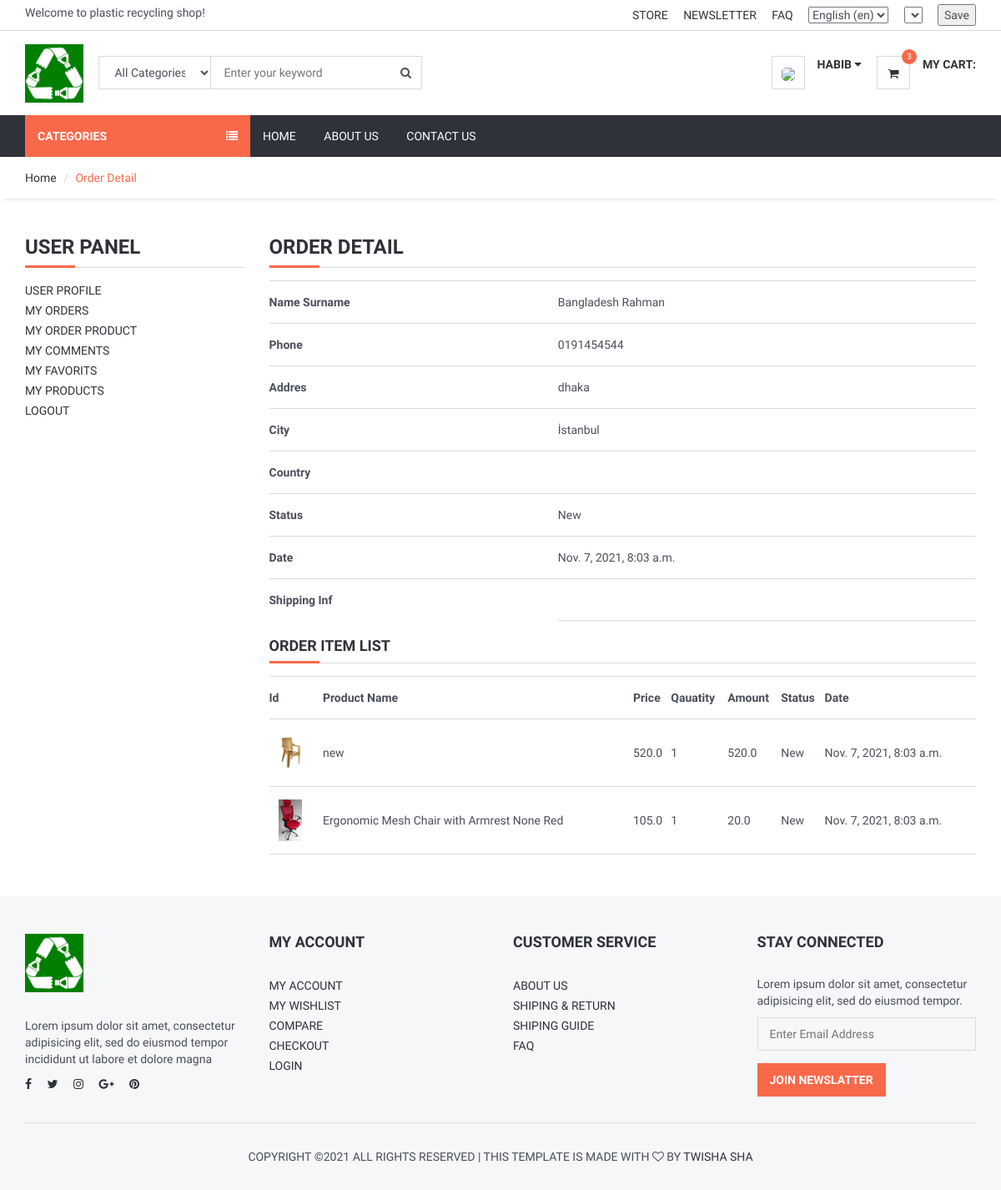
Page /user/orderdetail/8 (signed in) on the committed database.
### order/models.py (models this page shows, shortened)
class Order(models.Model):
    STATUS = (
        ('New', 'New'),
        ('Accepted', 'Accepted'),
        ('Preaparing', 'Preaparing'),
        ('OnShipping', 'OnShipping'),
        ('Completed', 'Completed'),
        ('Canceled', 'Canceled'),
    )
    user = models.ForeignKey(User, on_delete=models.SET_NULL, null=True)
    code = models.CharField(max_length=5, editable=False )
    first_name = models.CharField(max_length=10)
    last_name = models.CharField(max_length=10)
    phone = models.CharField(blank=True, max_length=20)
    address = models.CharField(blank=True, max_length=150)
    city = models.CharField(blank=True, max_length=20)
    country = models.CharField(blank=True, max_length=20)
    total = models.FloatField()
    status=models.CharField(max_length=10,choices=STATUS,default='New')
    ip = models.CharField(blank=True, max_length=20)
    adminnote = models.CharField(blank=True, max_length=100)
    create_at=models.DateTimeField(auto_now_add=True)
    update_at=models.DateTimeField(auto_now=True)

class OrderProduct(models.Model):
    STATUS = (
        ('New', 'New'),
        ('Accepted', 'Accepted'),
        ('Canceled', 'Canceled'),
    )
    order = models.ForeignKey(Order, on_delete=models.CASCADE)
    user = models.ForeignKey(User, on_delete=models.CASCADE)
    product = models.ForeignKey(Product, on_delete=models.CASCADE)
    variant = models.ForeignKey(Variants, on_delete=models.SET_NULL,blank=True, null=True) # relation with varinat
    quantity = models.IntegerField()
    price = models.FloatField()
    amount = models.FloatField()
    status = models.CharField(max_length=10, choices=STATUS, default='New')
    create_at = models.DateTimeField(auto_now_add=True)
    update_at = models.DateTimeField(auto_now=True)

### product/models.py (models this page shows, shortened)
class Product(models.Model):
    STATUS = (
        ('True', 'True'),
        ('False', 'False'),
    )
    VARIANTS = (
        ('None', 'None'),
        ('Size', 'Size'),
        ('Color', 'Color'),
        ('Size-Color', 'Size-Color'),
    )
    category = models.ForeignKey(Category, on_delete=models.CASCADE) #many to one relation with Category
    title = models.CharField(max_length=150)
    keywords = models.CharField(max_length=255)
    description = models.TextField(max_length=255)
    image=models.ImageField(upload_to='images/',null=False)
    price = models.DecimalField(max_digits=12, decimal_places=2,default=0)
    amount=models.IntegerField(default=0)
    minamount=models.IntegerField(default=3)
    variant=models.CharField(max_length=10,choices=VARIANTS, default='None')
    detail=RichTextUploadingField()
    slug = models.SlugField(null=False, unique=True)
    status=models.CharField(max_length=10,choices=STATUS)
    create_at=models.DateTimeField(auto_now_add=True)
    update_at=models.DateTimeField(auto_now=True)

class Variants(models.Model):
    title = models.CharField(max_length=100, blank=True,null=True)
    product = models.ForeignKey(Product, on_delete=models.CASCADE)
    color = models.ForeignKey(Color, on_delete=models.CASCADE,blank=True,null=True)
    size = models.ForeignKey(Size, on_delete=models.CASCADE,blank=True,null=True)
    image_id = models.IntegerField(blank=True,null=True,default=0)
    quantity = models.IntegerField(default=1)
    price = models.DecimalField(max_digits=12, decimal_places=2,default=0)
    def image(self):
        img = Images.objects.get(id=self.image_id)
        if img.id is not None:
             varimage=img.image.url
        else:
            varimage=""
        return varimage

class Images(models.Model):
    product=models.ForeignKey(Product,on_delete=models.CASCADE)
    title = models.CharField(max_length=50,blank=True)
    image = models.ImageField(blank=True, upload_to='images/')

class Color(models.Model):
    name = models.CharField(max_length=20)
    code = models.CharField(max_length=10, blank=True,null=True)
    def __str__(self):
        return self.name

### user/views.py (the view)
# urls.py: path('orderdetail/<int:id>', views.user_orderdetail, name='user_orderdetail'),
@login_required(login_url='/login') # Check login
def user_orderdetail(request,id):
    current_user = request.user
    order = Order.objects.get(user_id=current_user.id, id=id)
    orderitems = OrderProduct.objects.filter(order_id=id)
    context = {
        'order': order,
        'orderitems': orderitems,
    }
    return render(request, 'user_order_detail.html', context)

### user/templates/user_order_detail.html (shortened to what this page needs)
{% extends 'homebase.html' %}
{% block sidebar %} {% include 'sidebar.html' %} {% endblock %}
{% block body %}
    <div id="breadcrumb">
        <div class="container">
            <ul class="breadcrumb">
                <li><a href="/">Home</a></li>
                <li class="active">Order Detail</li>
            </ul>
        </div>
    </div>
    <div class="section">
        <div class="container">
            <div class="row">
                <div class="col-md-3">
                    {% include "user_panel.html" %}
                </div>
                <div class="col-md-9">
                    <div class="order-summary clearfix">
                        <div class="section-title">
                            <h3 class="title">Order Detail</h3>
                        </div>
                        <table class="shopping-cart-table table">
                            <tr>
                                <th class="text-left">Name Surname</th>
                                <td class="text-left">{{ order.first_name}} {{ order.last_name }} </td>
                            </tr>
                            <tr>
                                <th class="text-left">Phone</th>
                                <td class="text-left">{{ order.phone}}</td>
                            </tr>
                            <tr>
                                <th class="text-left">Addres</th>
                                <td class="text-left">{{ order.address}}</td>
                            </tr>
                            <tr>
                                <th class="text-left">City</th>
                                <td class="text-left">{{ order.city}}</td>
                            </tr>
                            <tr>
                                <th class="text-left">Country</th>
                                <td class="text-left">{{ order.country}}</td>
                            </tr>
                            <tr>
                                <th class="text-left">Status</th>
                                <td class="text-left">{{ order.status}}</td>
                            </tr>
                            <tr>
                                <th class="text-left">Date</th>
                                <td class="text-left">{{ order.create_at}}</td>
                            </tr>
                            <th class="text-left">Shipping Inf</th>
                            <td class="text-left">{{ order.adminnote}}</td>
                        </table>
                        <div class="section-title">
                            <h4 class="title">Order Item List</h4>
                        </div>
                        <table class="shopping-cart-table table">
                            <tr>
                                <th class="text-left">Id </th>
                                <th class="text-left">Product Name </th>
                                <th class="text-left">Price </th>
                                <th class="text-left">Qauatity </th>
                                <th class="text-left">Amount </th>
                                <th class="text-left">Status </th>
                                <th class="text-left">Date </th>
                            </tr>
                            {% for rs in orderitems %}
                                <tr>
                                    <td class="text-left">
                                        <a href="/product/{{ rs.product_id }}/{{ rs.product.slug }}">
                                            {% if rs.variant.image_id > 0 %}
                                                <img src="{{rs.variant.image }}" alt="" style="height: 50px">
                                            {% else %}
                                                <img src="{{rs.product.image.url}}" alt="" style="height: 50px">
                                            {% endif %}
                                        </a>
                                    </td>
                                    <td class="text-left">{{ rs.product.title}} {{ rs.variant.size }}   {{ rs.variant.color }}</td>
                                    <td class="text-left">{{ rs.price}} </td>
                                    <td class="text-left">{{ rs.quantity}} </td>
                                    <td class="text-left">{{ rs.amount}} </td>
                                    <td class="text-left">{{ rs.status}} </td>
                                    <td class="text-left">{{ rs.create_at}} </td>
                                </tr>
                            {% endfor %}
                        </table>
                    </div>
                </div>
            </div>
        </div>
    </div>
{% endblock %}

### home/templates/header.html (shortened to what this page needs)
{% load static %}
{% load i18n %}
{% load currency %}
<header>
    <div id="top-header">
        <div class="container">
            <div class="pull-left">
                <span>{% trans "Welcome to plastic recycling shop!" %}</span>
            </div>
            <div class="pull-right">
                <ul class="header-top-links">
                    <li><a href="#">{% trans "Store" %}</a></li>
                    <li><a href="#">{% trans "Newsletter" %}</a></li>
                    <li><a href="{% url 'faq' %}">{% trans "FAQ" %}</a></li>
                    <li class="dropdown default-dropdown">
                        <form action="{% url 'selectlanguage' %}" method="post">{% csrf_token %}
                            <select name="language" onchange="submit()" >
                                {% get_current_language as LANGUAGE_CODE %}
                                {% get_available_languages as LANGUAGES %}
                                {% get_language_info_list for LANGUAGES as languages %}
                                {% for language in languages %}
                                    <option value="{{ language.code }}"{% if language.code == LANGUAGE_CODE %} selected{% endif %}>
                                        {{ language.name_local }} ({{ language.code }})
                                    </option>
                                {% endfor %}
                            </select>
                        </form>
                    </li>
                    <li class="dropdown default-dropdown">
                        <form id="currency_switcher" method="POST" action="{% url 'selectcurrency' %}">
                            <select name="currency" onchange="submit()" >
                            </select>
                        </form>
                    </li>
                    <li class="dropdown default-dropdown">
                        <form id="currency_switcher" method="POST" action="{% url 'savelangcur' %}">
                            <input type="submit" value="Save" />
                        </form>
                    </li>
                </ul>
            </div>
        </div>
    </div>
    <div id="header">
        <div class="container">
            <div class="pull-left">
                <div class="header-logo">
                    <a class="logo" href="{% url 'home' %}">
                        <img src="{% static '' %}img/logo.png" alt="">
                    </a>
                </div>
                <div class="header-search">
                    <form action="/search/" method="post">
                        <input id="query" name="query" class="input search-input" type="text" placeholder="Enter your keyword">
                        <select name="catid"  class="input search-categories">
                            <option value="0">{% trans "All Categories" %}</option>
                        </select>
                        <button class="search-btn"><i class="fa fa-search"></i></button>
                    </form>
                </div>
            </div>
            <div class="pull-right" >
                <ul class="header-btns">
                    <li class="header-account dropdown default-dropdown">
                        {% if user.id is not None %}
                            <div class="dropdown-toggle" role="button" data-toggle="dropdown" aria-expanded="true">
                                <div class="header-btns-icon">
                                    <img src="{{ request.session.userimage }}" style="height: 40px; border-radius: 30%">
                                </div>
                                <strong class="text-uppercase">{{ user.first_name }} <i class="fa fa-caret-down"></i></strong>
                            </div>
                        {% else %}
                            <a href="{% url 'login' %}" class="text-uppercase">Login</a> / <a href="{% url 'signup' %}" class="text-uppercase">Sign Up</a>
                        {% endif %}
                    </li>
                    <li class="header-cart dropdown default-dropdown">
                        <a href="{% url 'shopcart'%}" >
                            <div class="header-btns-icon">
                                <i class="fa fa-shopping-cart"></i>
                                {% load myapptags %}
                                {% shopcartcount user.id as count %}
                                <span class="qty">{{ count }}</span>
                            </div>
                            <strong class="text-uppercase">{% trans "My Cart:" %}</strong>
                            <br>
                        </a>
                    </li>
                </ul>
            </div>
        </div>
    </div>
</header>

### rows in the picture
Order: first_name "Bangladesh", last_name "Rahman", phone "0191454544", address "dhaka", city "İstanbul", status "New", create_at "Nov. 7, 2021, 8:03 a.m."
OrderProduct: product.image (picture), product "new", price "520.0", quantity "1", amount "520.0", status "New", create_at "Nov. 7, 2021, 8:03 a.m."
OrderProduct: variant.image (picture), product "Ergonomic Mesh Chair with Armrest", variant.size "None", variant.color "Red", price "105.0", quantity "1", amount "20.0", status "New", create_at "Nov. 7, 2021, 8:03 a.m."

### other values in the picture
{{ user.first_name }} "HABIB"
{{ count }} "3"
form field language "English (en)"
